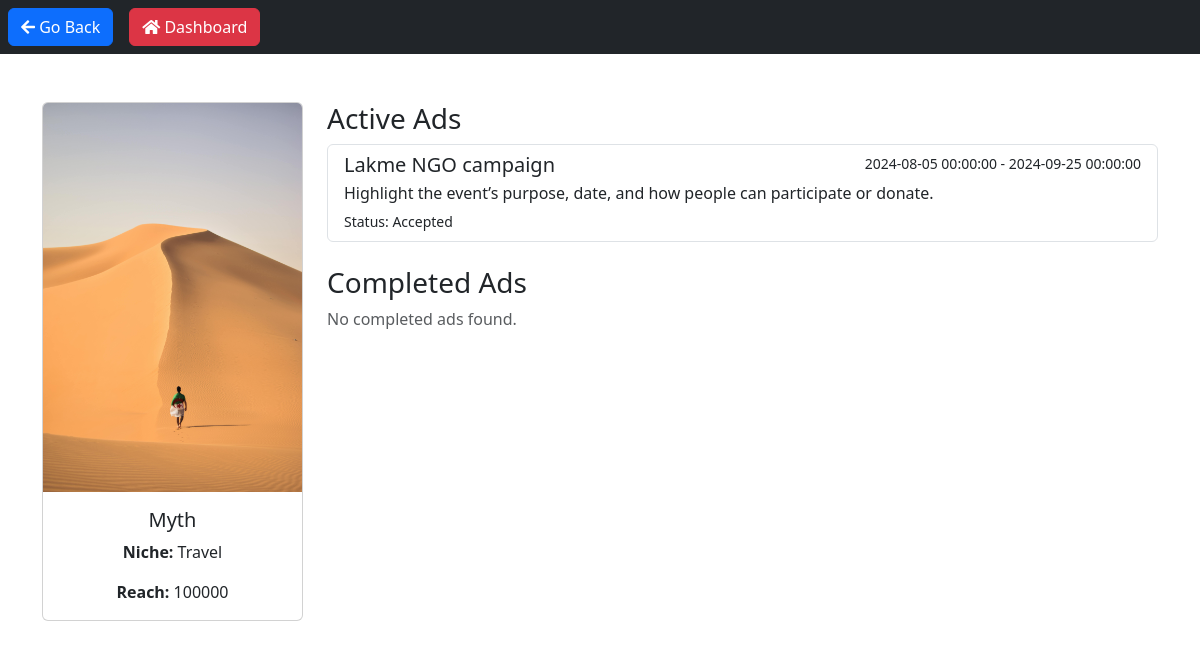
The app's page /view_influencer/1 (signed in), older data.
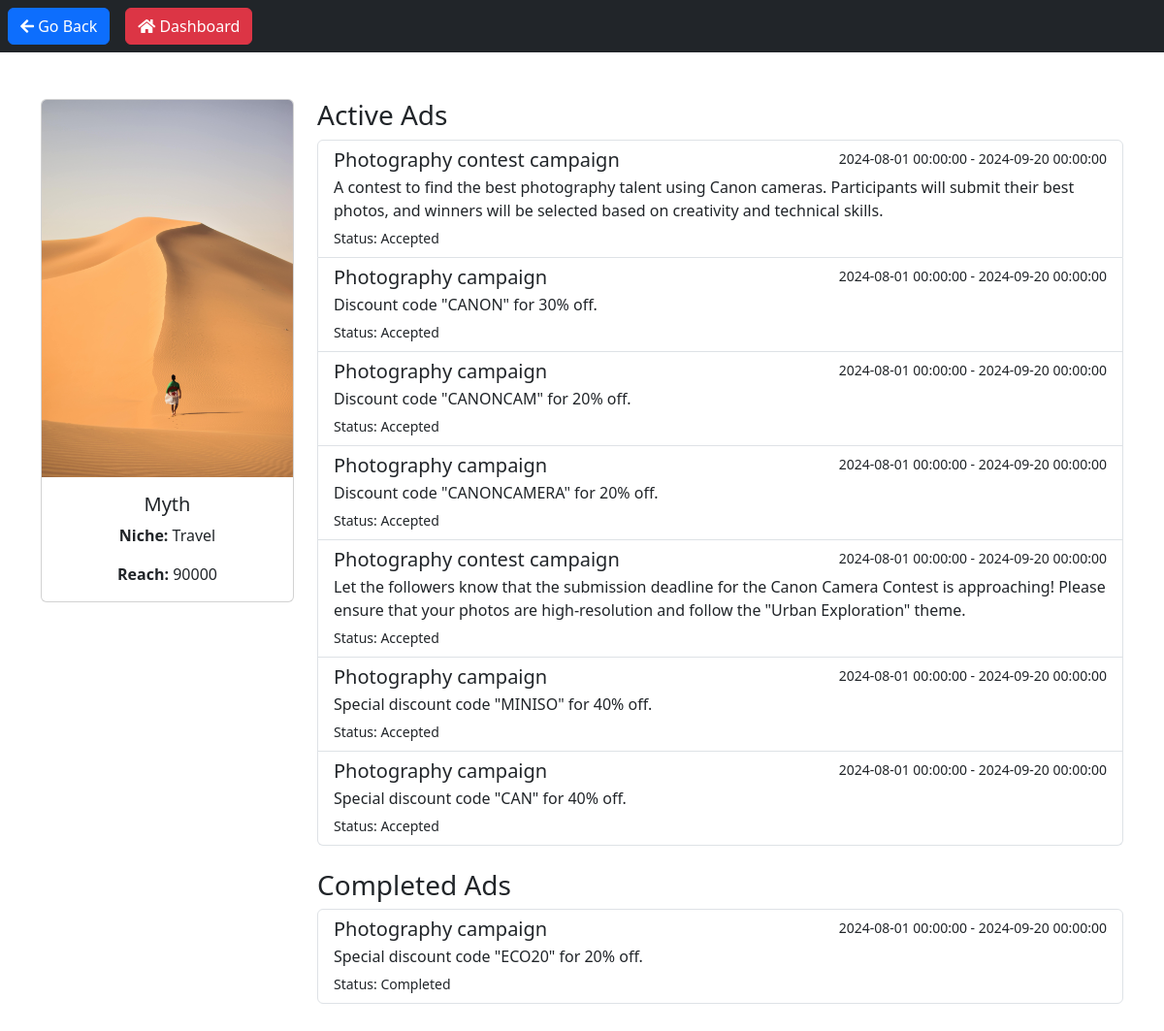
The same page, newer data.
### models.py (models this page shows, shortened)
class Influencer(db.Model):
    __tablename__ = "influencer"
    id = db.Column(db.Integer, primary_key=True)
    user_id = db.Column(db.Integer, db.ForeignKey('user.id'), nullable=False)
    name = db.Column(db.String(64), nullable=False)
    platform = db.Column(db.String(64), nullable=False)
    niche = db.Column(db.String(64), nullable=False)
    reach = db.Column(db.Integer, nullable=False)
    profile_picture = db.Column(db.String(128))
    campaigns = db.relationship('Campaign', secondary=influencer_campaign_association,
                                back_populates='associated_influencers')
    user = db.relationship('User', back_populates='influencers')
    ads = db.relationship('Ad', backref='influencer', lazy=True)

class Ad(db.Model):
    __tablename__ = 'ad'
    id = db.Column(db.Integer, primary_key=True)
    campaign_id = db.Column(db.Integer, db.ForeignKey('campaign.id'), nullable=False)
    influencer_id = db.Column(db.Integer, db.ForeignKey('influencer.id'), nullable=False)
    messages = db.Column(db.Text, nullable=False)
    requirements = db.Column(db.Text)
    payment_amount = db.Column(db.Float, nullable=False)
    status = db.Column(db.String(50), nullable=False, default='Pending')  # Pending, Accepted, Rejected
    created_at = db.Column(db.DateTime, default=datetime.utcnow)
    def __repr__(self):
        return f"Ad('{self.messages}', '{self.requirements}', '{self.payment_amount}', '{self.status}')"

class Campaign(db.Model):
    __tablename__ = "campaign"
    id = db.Column(db.Integer, primary_key=True)
    name = db.Column(db.String(64), nullable=False)
    date_created = db.Column(db.DateTime, nullable=False, default=datetime.utcnow)
    description = db.Column(db.String(84), nullable=False)
    start_date = db.Column(db.DateTime, nullable=False)
    end_date = db.Column(db.DateTime, nullable=False)
    budget = db.Column(db.Integer, nullable=False)
    visibility = db.Column(db.String(84), nullable=False)
    goals = db.Column(db.String(84), nullable=False)
    niche = db.Column(db.String(64), nullable=False)
    user_id = db.Column(db.Integer, db.ForeignKey('user.id'), nullable=False)
    associated_influencers = db.relationship('Influencer', secondary=influencer_campaign_association,
                                             back_populates='campaigns')
    ads = db.relationship('Ad', backref='campaign', lazy=True)
    user = db.relationship('User', backref='campaigns')

### main.py (the view)
@app.route('/view_influencer/<int:influencer_id>')
@login_required
def view_influencer(influencer_id):
    influencer = Influencer.query.get_or_404(influencer_id)
    active_ads = Ad.query.filter_by(influencer_id=influencer.id, status='Accepted').all()
    print(f"Active ads: {active_ads}")
    completed_ads = Ad.query.filter_by(influencer_id=influencer.id, status='Completed').all()
    print(f"Completed ads: {completed_ads}")
    return render_template('admin_view_influencer.html', influencer=influencer, active_ads=active_ads, completed_ads=completed_ads)

### main.py (called while the page is built)
@login_manager.user_loader
def load_user(user_id):
    return User.query.get(int(user_id))

### models.py (called while the page is built)
    @property
    def is_authenticated(self):
        return True

### templates/admin_view_influencer.html (shortened to what this page needs)
<!DOCTYPE html>
<html lang="en">
  <head>
    <link
      href="https://cdn.jsdelivr.net/npm/bootstrap@5.3.0/dist/css/bootstrap.min.css"
      rel="stylesheet"
    />
    <link
      href="https://cdnjs.cloudflare.com/ajax/libs/font-awesome/5.15.1/css/all.min.css"
      rel="stylesheet"
    />
  </head>
  <body>
    <nav class="navbar navbar-expand-lg navbar-dark bg-dark mb-4">
      <button class="btn btn-primary ms-2" onclick="history.back()">
        <i class="fas fa-arrow-left"></i> Go Back
      </button>
      <button
        class="btn btn-danger ml-3 ms-3"
        onclick="window.location.href='/admin_dashboard'"
      >
        <i class="fas fa-home"></i> Dashboard
      </button>
    </nav>
    <div class="container my-5">
      <div class="row">
        <div class="col-md-3">
          <div class="card">
            <img
              src="{{ url_for('static', filename='uploads/' + influencer.profile_picture) }}"
              class="card-img-top img-fluid"
              alt="Profile Picture"
            />
            <div class="card-body text-center">
              <h5 class="card-title">{{ influencer.name }}</h5>
              <p class="card-text">
                <strong>Niche:</strong> {{ influencer.niche }}
              </p>
              <p class="card-text">
                <strong>Reach:</strong> {{ influencer.reach }}
              </p>
            </div>
          </div>
        </div>
        <div class="col-md-9">
          <h3>Active Ads</h3>
          <div class="list-group mb-4">
            {% for ad in active_ads %}
            <a href="#" class="list-group-item list-group-item-action">
              <div class="d-flex w-100 justify-content-between">
                <h5 class="mb-1">{{ ad.campaign.name }}</h5>
                <small
                  >{{ ad.campaign.start_date }} - {{ ad.campaign.end_date
                  }}</small
                >
              </div>
              <p class="mb-1">{{ ad.messages }}</p>
              <small>Status: {{ ad.status }}</small>
            </a>
            {% else %}
            <p class="text-muted">No active ads found.</p>
            {% endfor %}
          </div>
          <h3>Completed Ads</h3>
          <div class="list-group mb-4">
            {% for ad in completed_ads %}
            <a href="#" class="list-group-item list-group-item-action">
              <div class="d-flex w-100 justify-content-between">
                <h5 class="mb-1">{{ ad.campaign.name }}</h5>
                <small
                  >{{ ad.campaign.start_date }} - {{ ad.campaign.end_date
                  }}</small
                >
              </div>
              <p class="mb-1">{{ ad.messages }}</p>
              <small>Status: {{ ad.status }}</small>
            </a>
            {% else %}
            <p class="text-muted">No completed ads found.</p>
            {% endfor %}
          </div>
        </div>
      </div>
    </div>
  </body>
</html>

Row changes from the older to the newer data that the page shows:
removed Ad: campaign.name "Lakme NGO campaign", campaign.start_date "2024-08-05 00:00:00", campaign.end_date "2024-09-25 00:00:00", messages "Highlight the event’s purpose, date, and how people can participate or donate.", status "Accepted", shown under "Active Ads"
changed Influencer "Myth": reach "100000" → "90000"
added Ad: campaign.name "Photography contest campaign", campaign.start_date "2024-08-01 00:00:00", campaign.end_date "2024-09-20 00:00:00", messages "A contest to find the best photography talent using Canon cameras. Participants will submit their best photos, and winners will be selected based on creativity and technical skills.", status "Accepted", shown under "Active Ads"
added Ad: campaign.name "Photography campaign", campaign.start_date "2024-08-01 00:00:00", campaign.end_date "2024-09-20 00:00:00", messages "Discount code \"CANON\" for 30% off.", status "Accepted", shown under "Active Ads"
added Ad: campaign.name "Photography campaign", campaign.start_date "2024-08-01 00:00:00", campaign.end_date "2024-09-20 00:00:00", messages "Discount code \"CANONCAM\" for 20% off.", status "Accepted", shown under "Active Ads"
added Ad: campaign.name "Photography campaign", campaign.start_date "2024-08-01 00:00:00", campaign.end_date "2024-09-20 00:00:00", messages "Discount code \"CANONCAMERA\" for 20% off.", status "Accepted", shown under "Active Ads"
added Ad: campaign.name "Photography contest campaign", campaign.start_date "2024-08-01 00:00:00", campaign.end_date "2024-09-20 00:00:00", messages "Let the followers know that the submission deadline for the Canon Camera Contest is approaching! Please ensure that your photos are high-resolution and follow the \"Urban Exploration\" theme.", status "Accepted", shown under "Active Ads"
added Ad: campaign.name "Photography campaign", campaign.start_date "2024-08-01 00:00:00", campaign.end_date "2024-09-20 00:00:00", messages "Special discount code \"MINISO\" for 40% off.", status "Accepted", shown under "Active Ads"
added Ad: campaign.name "Photography campaign", campaign.start_date "2024-08-01 00:00:00", campaign.end_date "2024-09-20 00:00:00", messages "Special discount code \"CAN\" for 40% off.", status "Accepted", shown under "Active Ads"
added Ad: campaign.name "Photography campaign", campaign.start_date "2024-08-01 00:00:00", campaign.end_date "2024-09-20 00:00:00", messages "Special discount code \"ECO20\" for 20% off.", status "Completed", shown under "Completed Ads"
Text that changed along with them:
text no longer shown: "No completed ads found."
